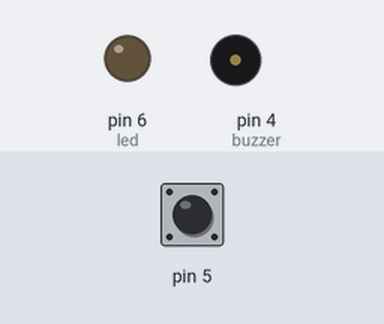
Recording of a sketch running on a simulated Arduino Uno, built with avr-gcc and run on an emulated ATmega328P. Shown: output pins drawn as LEDs (lit = HIGH), buzzer (waves = sounding). The test bench sets the inputs (shaded band); at power-on: pin 5 HIGH. What the sketch prints to the serial monitor is not drawn.

Above: at 0.1 s.
At 30.1 s:
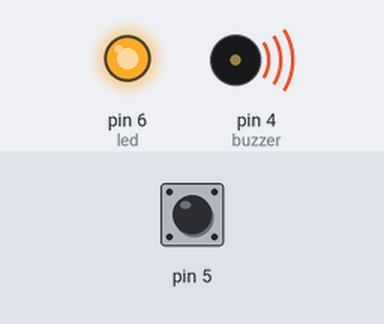
Timing chart, 0 to 31.6 s (numbered marks = the images above):
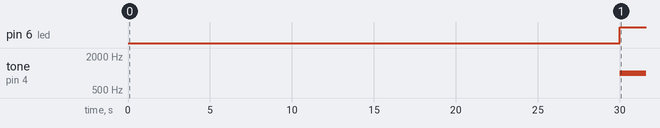

Measured:
- by itself, pin 6 (led): LOW → HIGH at 30.0 s
- by itself, tone on pin 4 (buzzer): silent → 1000 Hz at 30.0 s

The sketch:

9.ino
```cpp
void setup()
{
  pinMode(6,OUTPUT);//led
  pinMode(5,INPUT_PULLUP);
  pinMode(4,OUTPUT);//buzzer
  Serial.begin(9600);
  delay(30000);
}

void loop()
{
  bool motion=digitalRead(5);
  if(motion)
  {
    digitalWrite(6,HIGH);
    tone(4, 1000); //1KHz sound.
    Serial.println("HIGH");
  }
  else
  {
    digitalWrite(6,LOW);
    noTone(4); // Stop the sound.
    Serial.println("LOW");
  }
}
```
